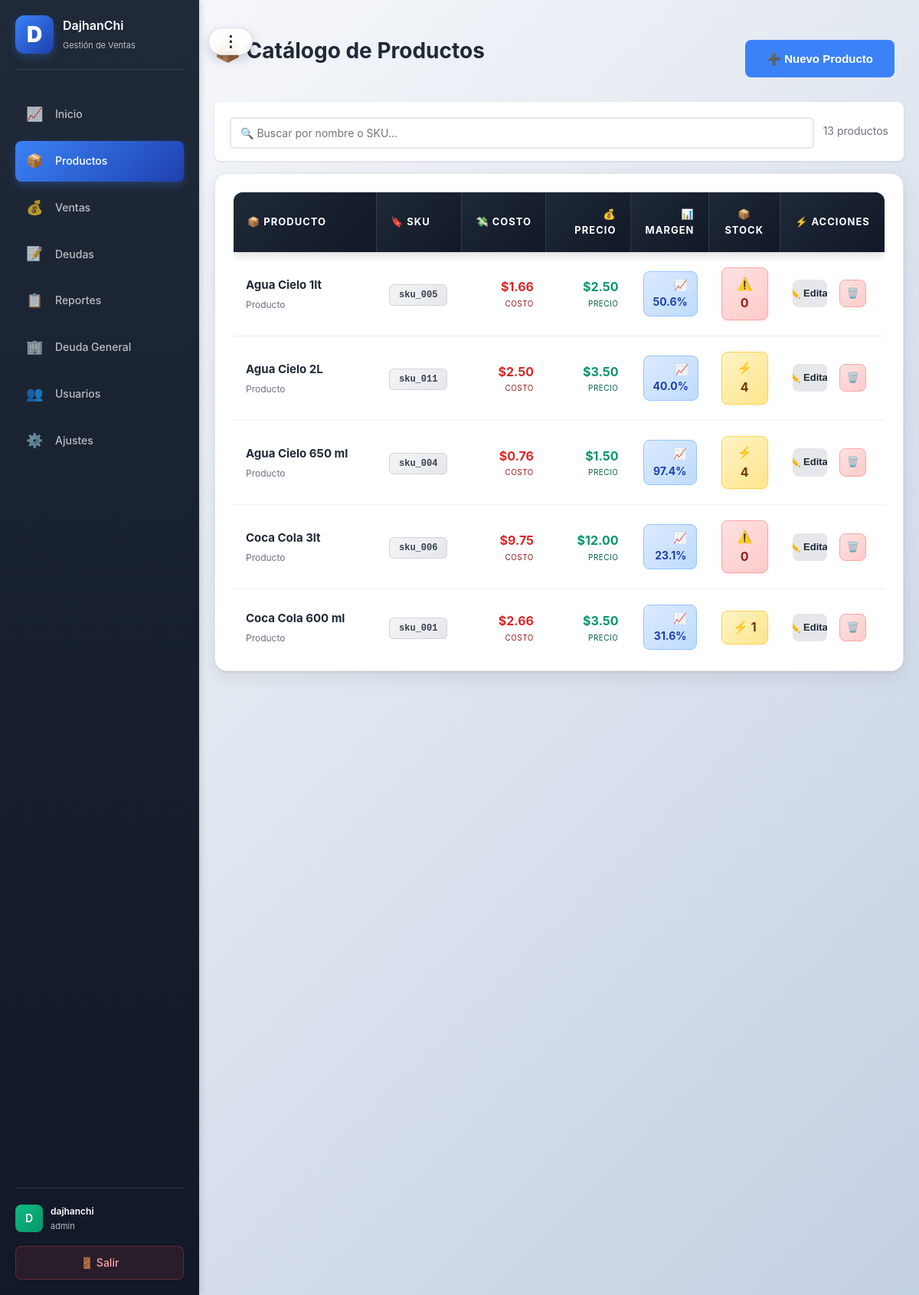
Page /products (signed in) on the earlier database version.
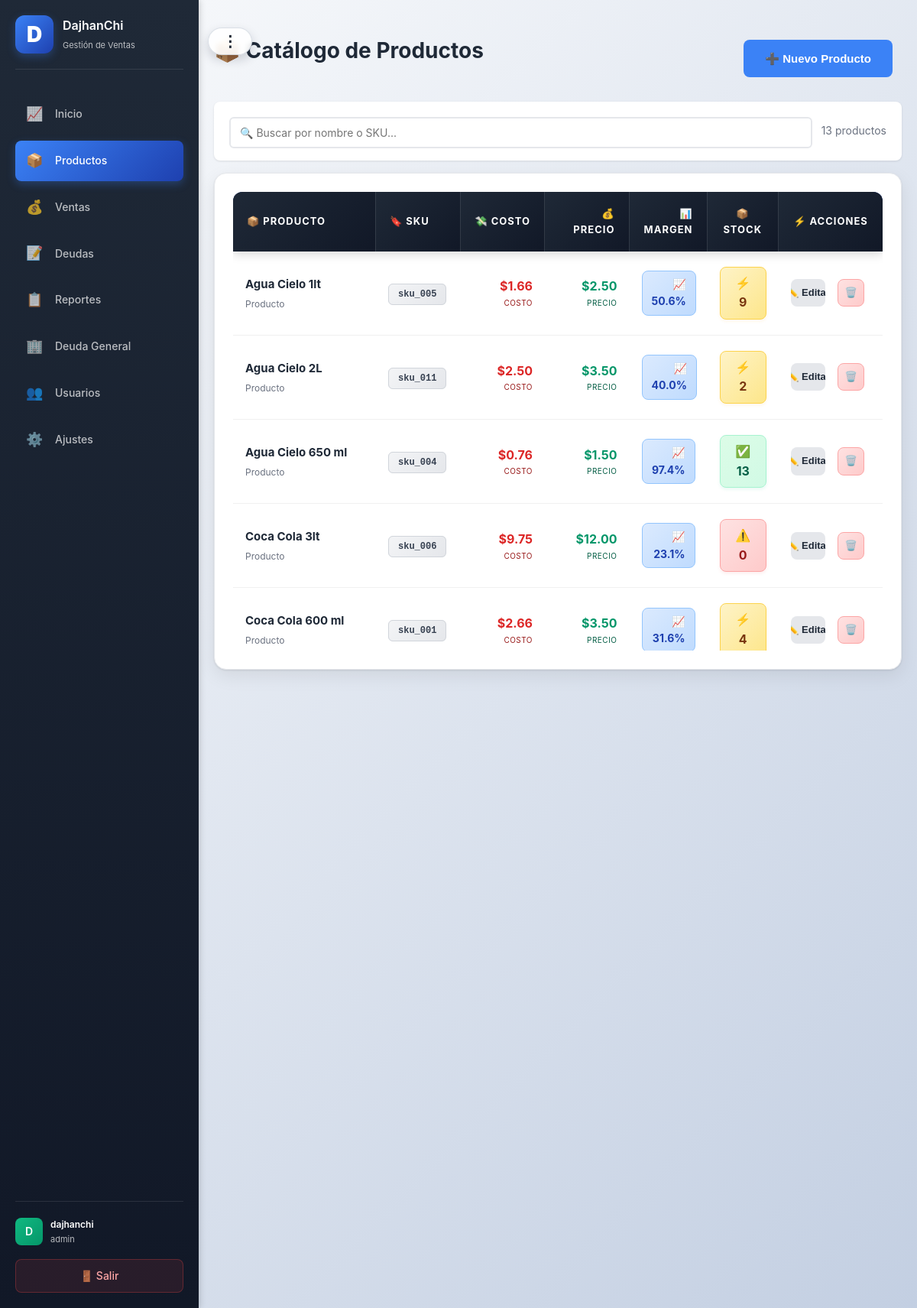
Same page on the later database version.
### app.py (models this page shows)
class Product(db.Model):
    id = db.Column(db.Integer, primary_key=True)
    user_id = db.Column(db.Integer, db.ForeignKey("user.id"), nullable=False, index=True)
    name = db.Column(db.String(160), nullable=False, index=True)
    sku = db.Column(db.String(64), nullable=True, index=True)
    package_cost_cents = db.Column(db.Integer, nullable=False, default=0)
    package_quantity = db.Column(db.Integer, nullable=False, default=1)
    cost_cents = db.Column(db.Integer, nullable=False, default=0)
    price_cents = db.Column(db.Integer, nullable=False, default=0)
    stock = db.Column(db.Integer, nullable=False, default=0, index=True)
    minimum_stock = db.Column(db.Integer, nullable=False, default=5)
    user = db.relationship("User", backref=db.backref("products", lazy=True))

### app.py (the view)
@app.route("/products")
@login_required
@require_permission("products")
def products():
    user_id = session.get("user_id")
    items = Product.query.filter_by(user_id=user_id).order_by(Product.name.asc()).limit(200).all()
    settings = get_user_settings(user_id)
    return render_template("products.html", products=items, settings=settings)

### app.py (called while the page is built, shortened)
@app.before_request
def init_db_once():
    global _db_initialized
    if _db_initialized:
        return

@app.template_filter("money")
def format_money(cents):
    if cents is None:
        return "$0.00"
    return f"${cents / 100:.2f}"

def get_user_settings(user_id):
    settings = Settings.query.filter_by(user_id=user_id).first()
    if not settings:
        settings = Settings(user_id=user_id, stock_yellow_threshold=10)
        db.session.add(settings)
        db.session.commit()
    return settings

def login_required(view):
    @wraps(view)
    def wrapped(*args, **kwargs):
        if not session.get("user_id"):
            return redirect(url_for("login"))
        return view(*args, **kwargs)
    return wrapped

def require_permission(module):
    def decorator(view):
        @wraps(view)
        def wrapped(*args, **kwargs):
            user_id = session.get("user_id")
            role = session.get("role")
            if not user_id or not role:
                return redirect(url_for("login"))
            settings = get_user_settings(user_id)
            permissions = settings.get_role_permissions(role)
            if not permissions.get(module, False):
                flash("❌ No tienes permiso para acceder a esta sección", "error")
                home_page = get_home_page_for_user(user_id, role)
                return redirect(url_for(home_page))
            return view(*args, **kwargs)
        return wrapped
    return decorator

    def get_role_permissions(self, role):
        if role == "admin":
            perms = self.admin_permissions
        elif role == "gerente":
            perms = self.gerente_permissions
        else:  # vendedor
            perms = self.vendedor_permissions
        try:
            return json.loads(perms) if isinstance(perms, str) else perms
        except:
            return {"dashboard": False, "products": False, "sales": False, "debts": False, "reports": False, "users": False, "settings": False}

### templates/products.html (shortened to what this page needs)
{% extends "base.html" %}
{% block content %}
<div class="page-head">
    <div>
        <h1>📦 Catálogo de Productos</h1>
    </div>
    <button type="button" class="button" onclick="openProductModal()">➕ Nuevo Producto</button>
</div>
{% if products %}
<div style="background: white; padding: 16px 20px; border-radius: 8px; margin-bottom: 16px; box-shadow: 0 1px 3px rgba(0,0,0,0.1);">
    <div style="display: flex; gap: 12px; align-items: center;">
        <div style="flex: 1; position: relative;">
            <input type="text" id="searchInput" placeholder="🔍 Buscar por nombre o SKU..."
                   style="width: 100%; padding: 10px 12px; border: 2px solid #e5e7eb; border-radius: 6px; font-size: 14px; transition: border-color 0.2s; box-sizing: border-box;">
        </div>
        <div id="searchResults" style="color: #6b7280; font-size: 14px; white-space: nowrap;">
            <span id="totalProducts">{{ products|length }}</span> productos
        </div>
    </div>
</div>
{% endif %}
<div class="card animate-card-pop" style="border-radius: 16px; overflow: hidden; box-shadow: 0 1px 3px rgba(0, 0, 0, 0.1), 0 8px 24px rgba(0, 0, 0, 0.08); border: 1px solid #e5e7eb;">
    {% if products %}
    <div class="table-scroll-container">
    <table class="products-table">
        <thead>
            <tr>
                <th style="text-align: left; width: 22%;">📦 Producto</th>
                <th style="text-align: left; width: 13%;">🔖 SKU</th>
                <th style="text-align: right; width: 13%;">💸 Costo</th>
                <th style="text-align: right; width: 13%;">💰 Precio</th>
                <th style="text-align: right; width: 12%;">📊 Margen</th>
                <th style="text-align: center; width: 11%;">📦 Stock</th>
                <th style="text-align: center; width: 16%;">⚡ Acciones</th>
            </tr>
        </thead>
        <tbody>
        {% for product in products %}
            <tr data-product-name="{{ product.name }}" data-product-sku="{{ product.sku or '' }}">
                <td style="vertical-align: middle;">
                    <div style="font-weight: 700; color: #1f2937; font-size: 15px; margin-bottom: 4px;">{{ product.name }}</div>
                    <div style="font-size: 12px; color: #6b7280;">Producto</div>
                </td>
                <td style="vertical-align: middle;">
                    <code style="background: linear-gradient(135deg, #f3f4f6 0%, #e5e7eb 100%); padding: 6px 12px; border-radius: 6px; font-size: 12px; font-weight: 600; color: #374151; border: 1px solid #d1d5db;">{{ product.sku or "N/A" }}</code>
                </td>
                <td style="text-align: right; vertical-align: middle;">
                    <div style="font-weight: 700; color: #dc2626; font-size: 16px;">{{ product.cost_cents | money }}</div>
                    <div style="font-size: 10px; color: #991b1b; text-transform: uppercase; letter-spacing: 0.5px;">Costo</div>
                </td>
                <td style="text-align: right; vertical-align: middle;">
                    <div style="font-weight: 700; color: #059669; font-size: 16px;">{{ product.price_cents | money }}</div>
                    <div style="font-size: 10px; color: #065f46; text-transform: uppercase; letter-spacing: 0.5px;">Precio</div>
                </td>
                <td style="text-align: right; vertical-align: middle;">
                    {% if product.cost_cents > 0 %}
                    <div style="display: inline-flex; align-items: center; gap: 4px; background: linear-gradient(135deg, #dbeafe 0%, #bfdbfe 100%); color: #1e40af; padding: 6px 12px; border-radius: 8px; font-weight: 700; font-size: 14px; border: 1px solid #93c5fd;">
                        📈 {{ "%.1f" | format(((product.price_cents - product.cost_cents) / product.cost_cents * 100)) }}%
                    </div>
                    {% else %}
                    <span style="color: #9ca3af; font-size: 13px;">N/A</span>
                    {% endif %}
                </td>
                <td style="text-align: center; vertical-align: middle;">
                    {% if product.stock == 0 %}
                    <div style="display: inline-flex; align-items: center; gap: 6px; background: linear-gradient(135deg, #fee2e2 0%, #fecaca 100%); color: #991b1b; padding: 8px 14px; border-radius: 8px; font-weight: 700; font-size: 16px; border: 1px solid #fca5a5; box-shadow: 0 2px 4px rgba(239, 68, 68, 0.1);">
                        ⚠️ {{ product.stock }}
                    </div>
                    {% elif product.stock < settings.stock_yellow_threshold %}
                    <div style="display: inline-flex; align-items: center; gap: 6px; background: linear-gradient(135deg, #fef3c7 0%, #fde68a 100%); color: #78350f; padding: 8px 14px; border-radius: 8px; font-weight: 700; font-size: 16px; border: 1px solid #fcd34d; box-shadow: 0 2px 4px rgba(245, 158, 11, 0.1);">
                        ⚡ {{ product.stock }}
                    </div>
                    {% else %}
                    <div style="display: inline-flex; align-items: center; gap: 6px; background: linear-gradient(135deg, #dcfce7 0%, #d1fae5 100%); color: #065f46; padding: 8px 14px; border-radius: 8px; font-weight: 700; font-size: 16px; border: 1px solid #a7f3d0; box-shadow: 0 2px 4px rgba(16, 185, 129, 0.1);">
                        ✅ {{ product.stock }}
                    </div>
                    {% endif %}
                </td>
                <td style="text-align: center; vertical-align: middle;">
                    <div style="display: flex; gap: 8px; justify-content: center;">
                        <button type="button"
                                class="button secondary small edit-product-btn"
                                style="display: inline-flex; align-items: center; gap: 6px; padding: 8px 14px; border-radius: 8px; font-weight: 600; font-size: 13px;"
                                data-product-id="{{ product.id }}"
                                data-product-name="{{ product.name }}"
                                data-product-sku="{{ product.sku or '' }}"
                                data-package-cost="{{ (product.package_cost_cents / 100)|round(2) }}"
                                data-package-qty="{{ product.package_quantity }}"
                                data-cost="{{ (product.cost_cents / 100)|round(2) }}"
                                data-price="{{ (product.price_cents / 100)|round(2) }}"
                                data-stock="{{ product.stock }}">
                            ✏️ Editar
                        </button>
                        <button type="button"
                                class="button secondary small"
                                style="display: inline-flex; align-items: center; gap: 6px; padding: 8px 14px; border-radius: 8px; font-weight: 600; font-size: 13px; background: linear-gradient(135deg, #fee2e2 0%, #fecaca 100%); color: #991b1b; border: 1px solid #fca5a5;"
                                data-id="{{ product.id }}"
                                data-name="{{ product.name }}"
                                data-url="{{ url_for('product_delete', product_id=product.id) }}"
                                onclick="openDeleteConfirm(this.dataset.id, this.dataset.name, this.dataset.url)">
                            🗑️
                        </button>
                    </div>
                </td>
            </tr>
        {% endfor %}
        </tbody>
    </table>
    </div>
    {% endif %}
</div>
{% endblock %}

### templates/base.html (shortened to what this page needs)
<!doctype html>
<html lang="es">
<head>
    <link rel="stylesheet" href="{{ url_for('static', filename='style.css') }}">
</head>
<body>
{% if session.get('user_id') %}
<div class="app-layout">
    <button id="sidebarToggle" class="sidebar-toggle" type="button" aria-label="Mostrar u ocultar menu lateral" aria-expanded="true" title="Ocultar menu">⋮</button>
    <aside class="sidebar">
        <div class="sidebar-header">
            <div style="width: 50px; height: 50px; background: linear-gradient(135deg, #3b82f6 0%, #1e40af 100%); border-radius: 12px; display: flex; align-items: center; justify-content: center; font-weight: 900; font-size: 28px; color: white; box-shadow: 0 4px 12px rgba(59, 130, 246, 0.3);">D</div>
            <div style="flex: 1;">
                <h2 style="margin: 0; font-size: 16px; color: white;">DajhanChi</h2>
                <p style="margin: 4px 0 0 0; font-size: 11px; color: rgba(255,255,255,0.7);">Gestión de Ventas</p>
            </div>
        </div>
        <nav class="sidebar-nav">
            {% if user_permissions.get('dashboard') %}
            <a href="{{ url_for('dashboard') }}" class="nav-item" {% if request.endpoint == 'dashboard' %}data-active="true"{% endif %}>
                <span>📈</span>
                <span>Inicio</span>
            </a>
            {% endif %}
            {% if user_permissions.get('products') %}
            <a href="{{ url_for('products') }}" class="nav-item" {% if request.endpoint == 'products' %}data-active="true"{% endif %}>
                <span>📦</span>
                <span>Productos</span>
            </a>
            {% endif %}
            {% if user_permissions.get('sales') %}
            <a href="{{ url_for('sales') }}" class="nav-item" {% if request.endpoint == 'sales' %}data-active="true"{% endif %}>
                <span>💰</span>
                <span>Ventas</span>
            </a>
            {% endif %}
            {% if user_permissions.get('debts') %}
            <a href="{{ url_for('debts') }}" class="nav-item" {% if request.endpoint in ['debts', 'payment_register', 'customer_payment_register', 'debt_customer_receipt'] %}data-active="true"{% endif %}>
                <span>📝</span>
                <span>Deudas</span>
            </a>
            {% endif %}
            {% if user_permissions.get('reports') %}
            <a href="{{ url_for('reports') }}" class="nav-item" {% if request.endpoint == 'reports' %}data-active="true"{% endif %}>
                <span>📋</span>
                <span>Reportes</span>
            </a>
            <a href="{{ url_for('reports_debts_matrix') }}" class="nav-item" {% if request.endpoint == 'reports_debts_matrix' %}data-active="true"{% endif %}>
                <span>🏢</span>
                <span>Deuda General</span>
            </a>
            {% endif %}
            {% if user_permissions.get('users') %}
            <a href="{{ url_for('users') }}" class="nav-item" {% if request.endpoint == 'users' %}data-active="true"{% endif %}>
                <span>👥</span>
                <span>Usuarios</span>
            </a>
            {% endif %}
            {% if user_permissions.get('settings') %}
            <a href="{{ url_for('settings') }}" class="nav-item" {% if request.endpoint == 'settings' %}data-active="true"{% endif %}>
                <span>⚙️</span>
                <span>Ajustes</span>
            </a>
            {% endif %}
        </nav>
        <div class="sidebar-footer">
            <div class="user-info">
                <div style="width: 36px; height: 36px; background: linear-gradient(135deg, #10b981 0%, #059669 100%); border-radius: 8px; display: flex; align-items: center; justify-content: center; color: white; font-weight: 600;">{{ session.get('username', 'U')[0].upper() }}</div>
                <div>
                    <p style="margin: 0; font-size: 12px; color: white; font-weight: 600;">{{ session.get('username', 'Usuario') }}</p>
                    <p style="margin: 2px 0 0 0; font-size: 11px; color: rgba(255,255,255,0.7);">{{ session.get('role', 'user') }}</p>
                </div>
            </div>
            <a href="{{ url_for('logout') }}" class="logout-btn">🚪 Salir</a>
        </div>
    </aside>
    <div class="main-content">
        <div class="container">
            {% block content %}{% endblock %}
        </div>
    </div>
</div>
{% endif %}
</body>
</html>

### templates/products.html (style rules this page uses)
.table-scroll-container { max-height: 600px; overflow-y: auto; overflow-x: auto; border-radius: 12px; }
.products-table { width: 100%; border-collapse: separate; border-spacing: 0; table-layout: fixed; }
.products-table thead th { background: linear-gradient(135deg, #1f2937 0%, #111827 100%); text-align: left; padding: 18px; font-weight: 700; color: white; font-size: 13px; text-transform: uppercase; letter-spacing: 1px; border-bottom: none; position: sticky; top: 0; z-index: 10; }
.products-table tbody tr { background: white; transition: all 0.2s ease; cursor: pointer; border-bottom: 1px solid #e5e7eb; }
.products-table td { padding: 20px 16px; word-wrap: break-word; overflow: hidden; }

Differences in the rows shown:
changed Product "Agua Cielo 1lt": stock "0" → "9"; stock "⚠️" → "⚡"
changed Product "Agua Cielo 2L": stock "4" → "2"
changed Product "Agua Cielo 650 ml": stock "4" → "13"; stock "⚡" → "✅"
changed Product "Coca Cola 600 ml": stock "1" → "4"
